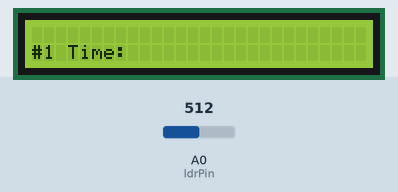
The sketch below on a simulated Arduino Uno, built with avr-gcc and run on an emulated ATmega328P. On the bench: 28×2 character LCD. The inputs (shaded band) are chosen by the test bench; at power-on: A0 (ldrPin) = 512. What the sketch prints to the serial monitor is not drawn.

Above: at 1.2 s.
1.3 s: A0 (ldrPin) set to 692
2.8 s: A0 (ldrPin) set to 718
At 4.29 s:
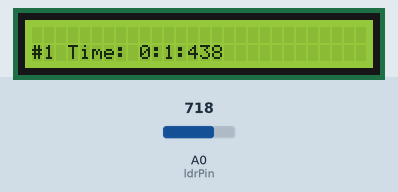
4.3 s: A0 (ldrPin) set to 690
At 5.7 s:
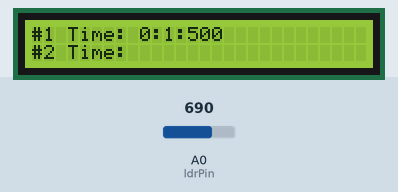
Timing chart, 0 to 7.3 s (numbered marks = the images above; inputs shaded):
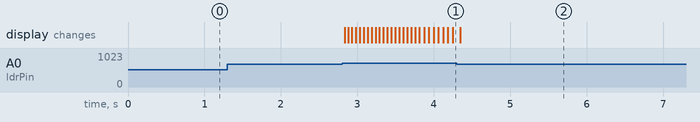

Measured:
- after the input at 1.3 s, every drawn part: stays the same
- after the input at 2.8 s, the display: first changes at once (image 1 shows a later state)
- after the input at 4.3 s, the display: changes at once (image 2)

The sketch:

LasergateTimer.ino
```cpp
#include <LiquidCrystal.h>
const int ldrPin=A0;
long startTime;
long elapsedTime;
int lapNum=1;

const int rs = 12, en = 11, d4 = 5, d5 = 4, d6 = 3, d7 = 2;
LiquidCrystal lcd(rs, en, d4, d5, d6, d7);

void setup() {
  // put your setup code here, to run once:
  Serial.begin(9600);
  lcd.begin(28, 2);
}

void loop() {
  int ldrValue = analogRead(ldrPin);

  lcd.setCursor(0, 1);
  lcd.print("#" + String(lapNum) + " Time: " );

  if (ldrValue>700) {
    printTime(ldrValue);
  }

}

void printTime(int ldrValue) {
  startTime = millis();
  int lcdLog = 0;

  while (ldrValue>700) {
    elapsedTime = millis()-startTime;
    Serial.println(elapsedTime);

    if (lcdLog%10==0) {
      long totalSeconds = elapsedTime/1000;
      long totalMinutes = totalSeconds/60;
      long remainingSeconds = totalSeconds%60;
      long remainingMS = elapsedTime%1000;
      lcd.setCursor(9, 1);

      lcd.print(String(totalMinutes) + ":" + String(remainingSeconds) + ":" + remainingMS);
      ldrValue = analogRead(ldrPin);

      for (int i = 0; i < 7; i++) {
        lcd.print(" ");
      }

    }

    lcdLog++;
  }


  long totalSeconds = elapsedTime/1000;
  long totalMinutes = totalSeconds/60;
  long remainingSeconds = totalSeconds%60;
  long remainingMS = elapsedTime%1000;

  lcd.setCursor(0, 0);
  Serial.println("Lap Number " + String(lapNum) + " Time: " + String(totalMinutes) + ":" + String(remainingSeconds) + ":" + String(remainingMS));
  lcd.print("#" + String(lapNum) + " Time: " + String(totalMinutes) + ":" + String(remainingSeconds) + ":" + String(remainingMS));

  lcd.setCursor(0, 1);
  for (int i = 0; i < 16; i++) {
    lcd.print(" ");
  }

  elapsedTime=0;
  lapNum++;

}
```
